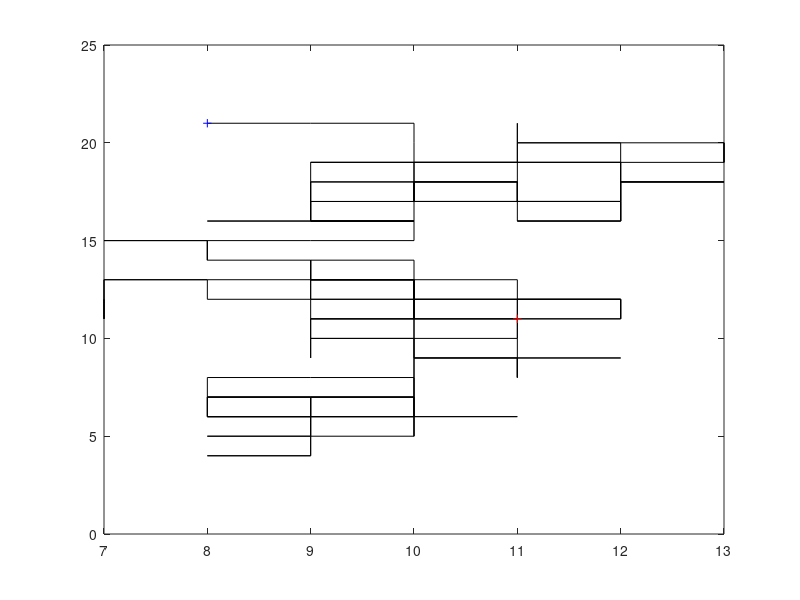

The MATLAB script that drew this image:
clear;
clc;

MTamanho = 21;
P = [11, 11];
S = [21, 8];
Passos = 0;

Memoria = P;

% 1 = Para Esquerda
% 2 = Para Direita
% 3 = Para Cima
% 4 = Para Baixo

while P(1) ~= S(1) || P(2) ~= S(2)
  Passos = Passos + 1;
  caminho = randi([1,4]);
  % 1 = Para Esquerda
  if caminho == 1 && P(2) > 1
    P(2) = P(2) - 1;
    Memoria = [Memoria; P];
    % 2 = Para Direita
  elseif caminho == 2 && P(2) < MTamanho
    P(2) = P(2) + 1;
    Memoria = [Memoria; P];
    % 3 = Para Cima
  elseif caminho == 3 && P(1) > 1
    P(1) = P(1) - 1;
    Memoria = [Memoria; P];
    % 4 = Para Baixo
  elseif caminho == 4 && P(1) < MTamanho
    P(1) = P(1) + 1;
    Memoria = [Memoria; P];
  end

  fprintf('Possição Atual: [%d, %d]\n', P(1), P(2));

end

fprintf('\nO bebado deu %d para consegui sair.\n', Passos);

% Definindo os eixos do gráfico

x = Memoria(:, 2);
y = Memoria(:, 1);

% Criando o gráfico

% Vermelho = inicio
% Azul = Saída

figure;
plot(x, y, 'k');
hold;
plot(Memoria(1,2), Memoria(1,1), 'r-+');
plot(S(2), S(1), 'b-+');
hold;

clear MTamanho caminho Memoria x y P;
